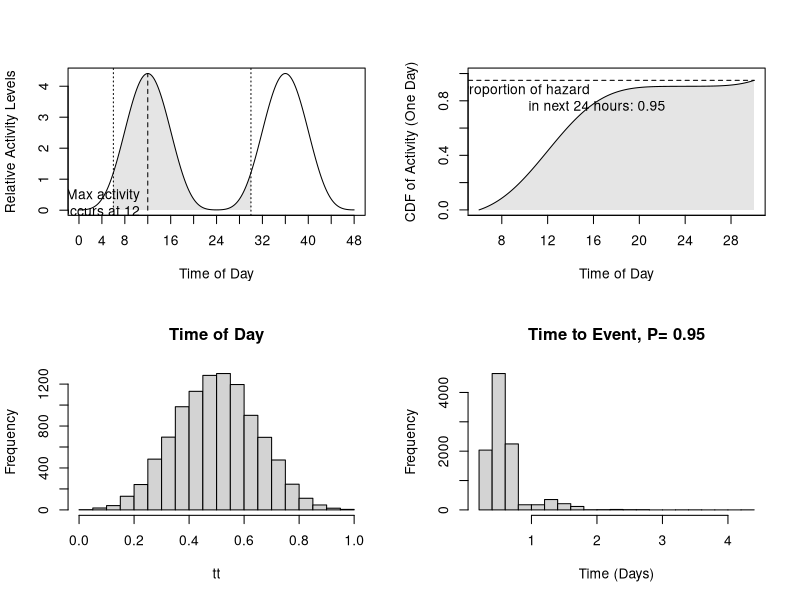

Reproduce this figure in R.

dMin = 1:(60*24)
d2Min = c(1:(60*48))

cosHaz = function(t, o=-2, b=.5, p=3){
  #NOTE :: offset o is in hours
  pmax(0,(b+cos(2*pi*(t-o*60)/24/60)))^p 
}

cumCosHaz = function(o=-2,b=0.5,p=2){
  #NOTE :: offset o is in hours
  #cs = c(0,cumsum(cosHaz(d2Min[-1],k,o,b,p)))
  cs = cumsum(cosHaz(d2Min,o,b,p))
  cs1 = 2*cs/max(cs)
  cs1
}

rCosHazTim = function(t, o=-2, b=1.1, p=2, cs2=NULL){
  t0 = ceiling((t-floor(t))*60*24)+1
  if(is.null(cs2)){
    cs2=cumCosHaz(o,b,p)
  }
  css2 = cs2[t0:c(t0+1440)]-cs2[t0]
  tm = min(which(css2>runif(1,0,1))) 
  # This occationally returns a number that is slightly larger than 1
  # which should never occur. 
  # print(c(check = diff(range(css2)))) 
  min(tm/60/24,1)
}

rCosHaz = function(t,P=1,o=-2,b=1,p=2,cs2=NULL){
  t+rCosHazTim(t,o,b,p,cs2)+rgeom(1,P)
}


# parameters
# t: hour of day / 24
# P: proportion of the total hazard (of the event) taking place in the next 24 hours
# o: offset/timing of maximum activity
# b: some sort of scaling parameter
# p: power
# N: number of humans to simulate
t = 6/24
P = 0.95
o = 12
b = 1.1
p = 2
N = 1e4

par(mfrow = c(2,2))
x <- c(dMin/60,dMin/60+24) # 2 days given in units of hours
y <- rep(cosHaz(dMin,o,b,p),2) # back to back cosHaz function
startx <- which.min((x-t*24)^2) # used for polygon 
endx <- startx + 24*60	 # used for polygon
plot(x,y, type = "l", ylab = "Relative Activity Levels", xaxt = "n", xlab = "Time of Day")
polygon(c(x[startx:endx],x[endx:startx]),c(y[startx:endx],rep(0,length(startx:endx))),col=rgb(0,0,0,.1),border=NA)
abline(v=x[startx],lty=3)
abline(v=x[endx],lty=3)
# lines(rep(o,2),c(0,cosHaz(dMin,o,b,p)[which(dMin/60==o)]),lty=2)
lines(rep(o,2),c(0,cosHaz(o*60,o,b,p)),lty=2)
if (o<12){
  text(o+.1,.1,paste("Max activity
                     occurs at",o),pos=4)
} else {
  text(o+.1,.1,paste("Max activity
                     occurs at",o),pos=2)
}

axis(1, 4*c(0:12), 4*c(0:12))

t0 = ceiling((t-floor(t))*60*24)+1
ixx = t0:(t0+1440)

cch = P*(cumCosHaz(o,b,p)[ixx] - cumCosHaz(o,b,p)[t0]) 
x = d2Min[ixx]/60
y = cch
plot(x,y, type = "l", ylab = "CDF of Activity (One Day)", xlab = "Time of Day", xaxt = "n", ylim = c(0,1)) 
polygon(c(x,rev(x)),c(y,rep(0,length(y))),col=rgb(0,0,0,.1),border=NA)
lines(c(0,max(d2Min[ixx]/60)),c(P,P),lty=2)
if (P>.5){
  text(min(d2Min[ixx]/60)+4,P,paste("Proportion of hazard
                                    in next 24 hours:",P),pos=1)
} else {
  text(min(d2Min[ixx]/60)+4,P,paste("Proportion of hazard
                                    in next 24 hours:",P),pos=3)
}
axis(1, 4*c(0:11), 4*c(0:11))

tt = replicate(N,rCosHazTim(1,o,b,p))
hist(tt, main = "Time of Day")

tt=replicate(N,rCosHaz(t,P,o,b,p))
hist(tt, main = paste("Time to Event, P=",P), xlab = "Time (Days)")